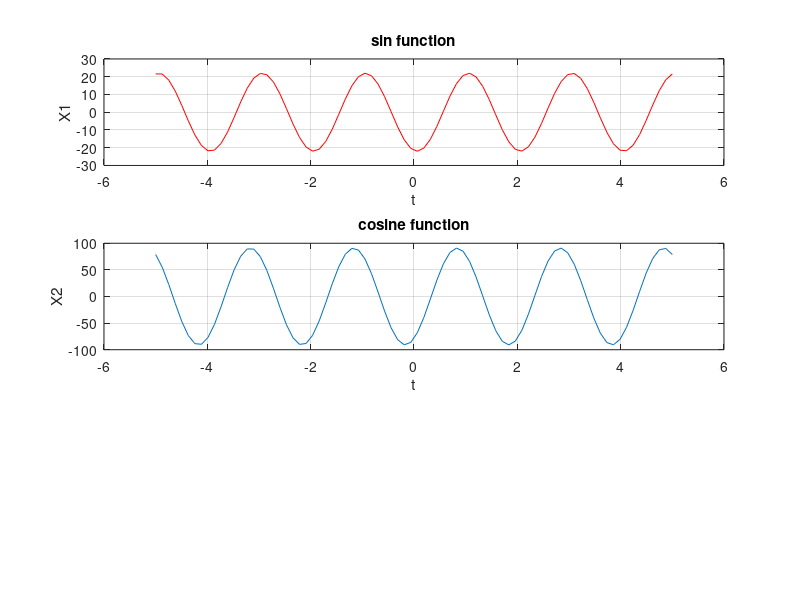

Write MATLAB code to recreate this figure.
% ID = 22-47019-1 AB = 22, GH = 91, CDEF = 4701, DG = 79
t = linspace(-5, 5,80); % 80 samples
CDEF = 4701;
A1 = 22; %AB
phase_degree1 = 79; %j1
phase_rad1 = deg2rad(phase_degree1); %j1 
x1 = A1*sin(2*pi*CDEF*t + phase_rad1);
subplot(3, 1, 1)
plot(t, x1, 'r')
xlabel('t')
ylabel('X1')
title('sin function')
grid on;

% ID = 22-47019-1 , AB = 22, GH = 91, CDEF = 4701
A2 = 91; %GH
phase_degree2 = 30;% j2
phase_rad2 = deg2rad(phase_degree2); %j2
x2 = A2*cos(2*pi*CDEF*t + phase_rad2); % Here phase_rad2 = j2
subplot(3, 1, 2)
plot(t, x2)
xlabel('t')
ylabel('X2')
title('cosine function')
grid on